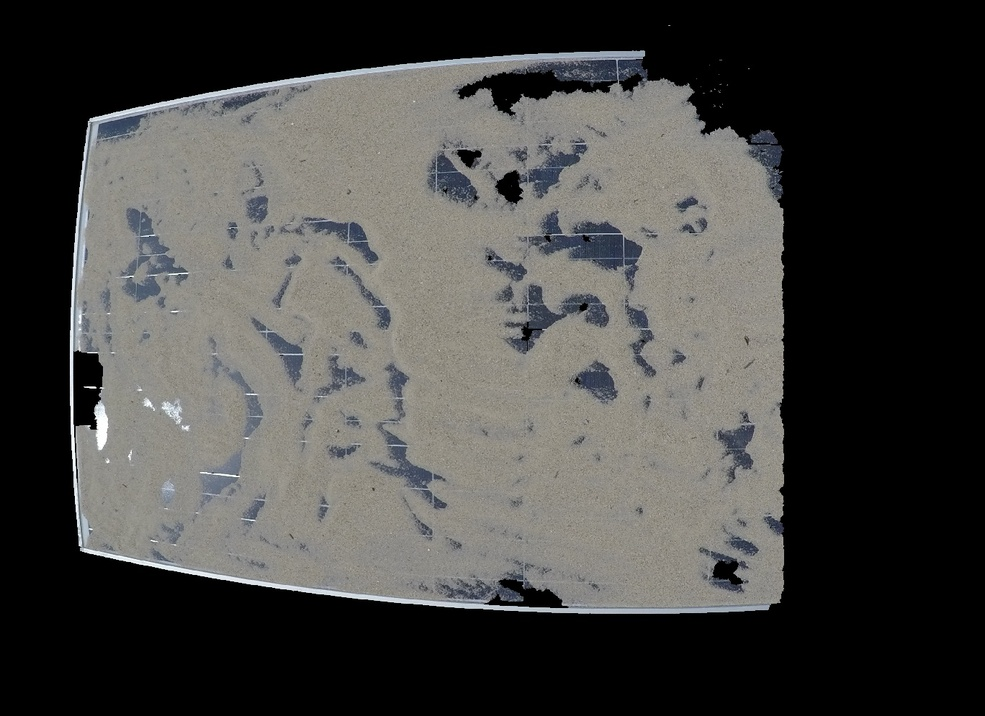
#> input picture src/Extraction/GOPR0785.JPG, 985 x 716 px, shrunk from 1368 x 995 before the run
$ jupyter execute 'Skew and kurtosis.ipynb'   (shell and % lines are left out)
#> lines starting #> are read from the running program, lines starting #| are printed output that depends on the picture; long printed decimals are rounded
* https://stackoverflow.com/questions/45483890/how-to-correctly-use-scipys-skew-and-kurtosis-functions
* https://dsp.stackexchange.com/questions/30435/what-do-skewness-and-kurtosis-represent

[cell 1]
import numpy as np
import pandas as pd
from scipy.stats import kurtosis
from scipy.stats import skew
from skimage import color
import matplotlib.pyplot as plt
from PIL import Image

[cell 2]
oimg = Image.open("GOPR0785.JPG")
#> oimg is the input picture: PIL image 985x716 RGB; mean R, G, B 70, 69.5, 67.3
oimg = np.array(oimg)
img = color.rgb2gray(oimg)
img = img * 255

[cell 3]
plt.imshow(oimg[:,:,0], cmap = plt.cm.Reds_r)
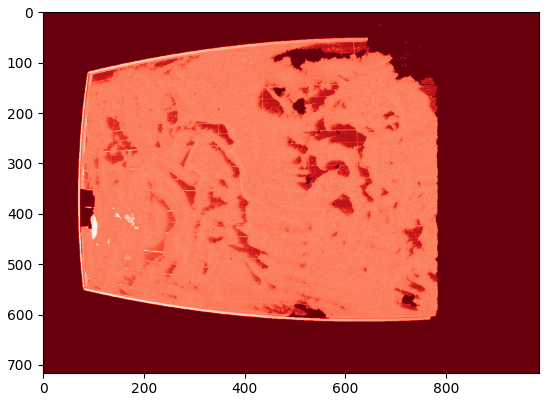
#> figure drawn by matplotlib, 1 panel

[cell 4]
img.shape
#> Out = (716, 985)

[cell 5]
data = img.flatten()
#index = np.argwhere(data==0)
#data = np.delete(data, index)

[cell 6]
plt.style.use('ggplot')

plt.hist(data, bins=60)
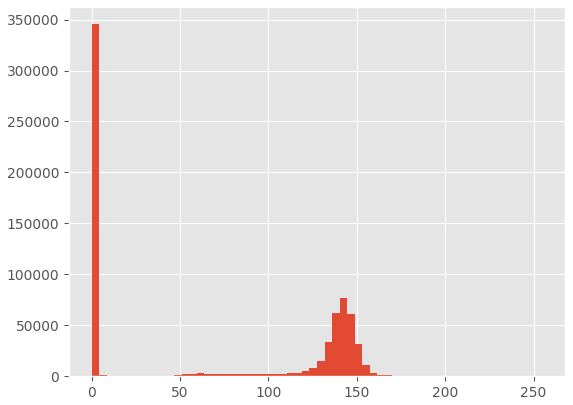
#> figure drawn by matplotlib, 1 panel; tallest bar 345494 high, from x = 0 to 4.25

[cell 7]
print("mean : ", np.mean(data))
#| mean :  69.409

[cell 8]
print("var  : ", np.var(data))
#| var  :  4950.332

[cell 9]
print("skew : ",skew(data))
#| skew :  0.119

[cell 10]
print("kurt : ",kurtosis(data))
#| kurt :  -1.810

$ run again, with src/Extraction/GOPR0789.JPG copied over src/Extraction/GOPR0785.JPG
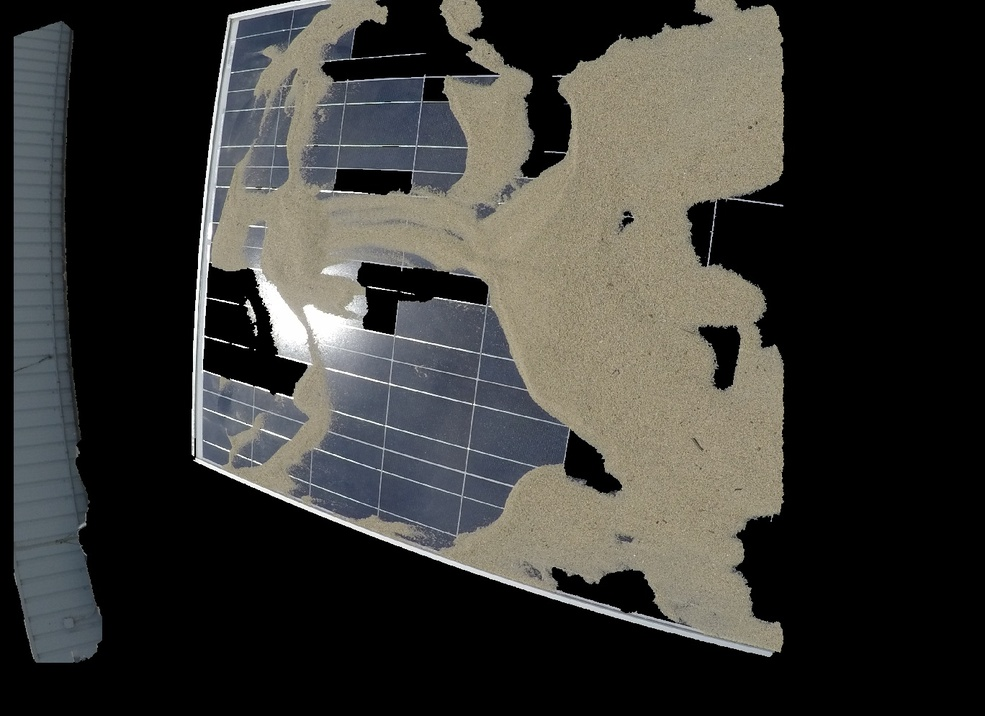
#> input picture src/Extraction/GOPR0789.JPG, 985 x 716 px, shrunk from 1368 x 995 before the run
#> oimg is the input picture: PIL image 985x716 RGB; mean R, G, B 57.7, 57, 53.3
#> `[cell 3] plt.imshow(oimg[:,:,0], cmap = plt.cm.Reds_r)`:
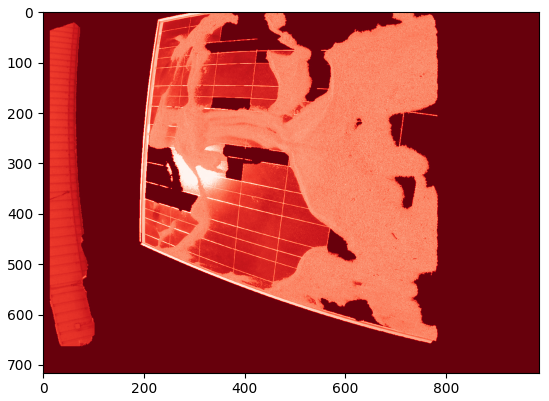
#> figure drawn by matplotlib, 1 panel
#> `[cell 6] plt.style.use('ggplot')  plt.hist(data, bins=60)`:
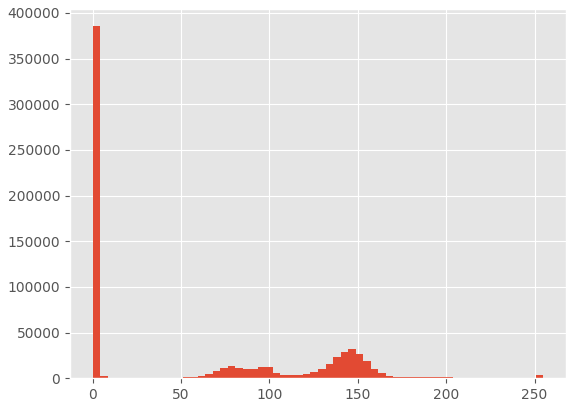
#> figure drawn by matplotlib, 1 panel; tallest bar 385439 high, from x = 0 to 4.25
#| mean :  56.860
#| var  :  4570.100
#| skew :  0.6053
#| kurt :  -1.117

$ run again, with src/Extraction/GOPR0961.JPG copied over src/Extraction/GOPR0785.JPG
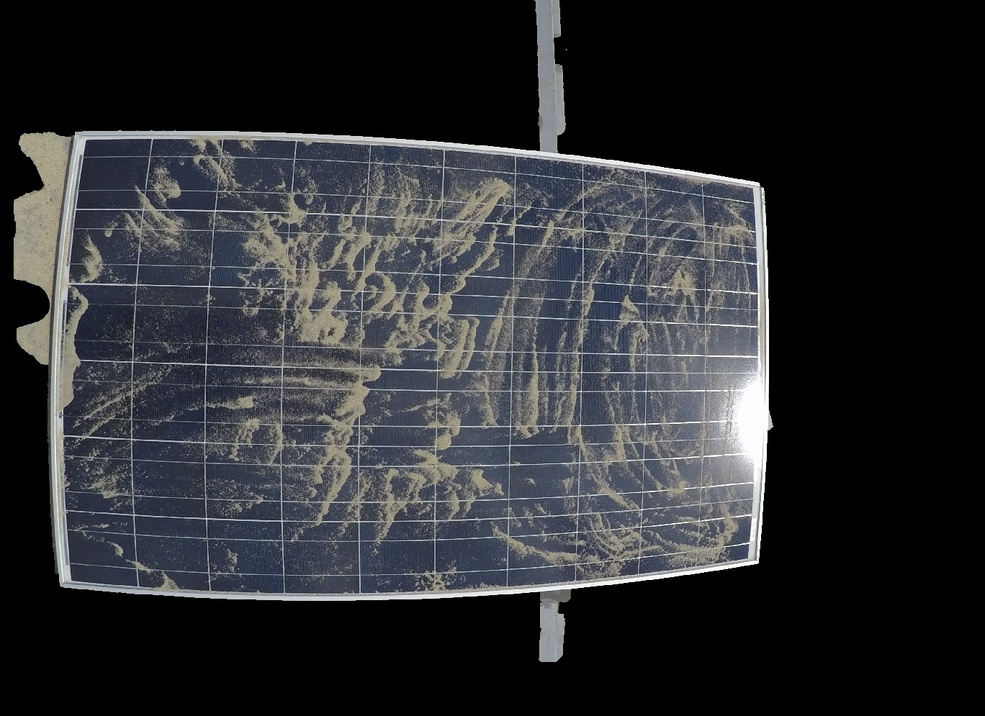
#> input picture src/Extraction/GOPR0961.JPG, 985 x 716 px, shrunk from 1368 x 995 before the run
#> oimg is the input picture: PIL image 985x716 RGB; mean R, G, B 44.1, 45.5, 48.7
#> `[cell 3] plt.imshow(oimg[:,:,0], cmap = plt.cm.Reds_r)`:
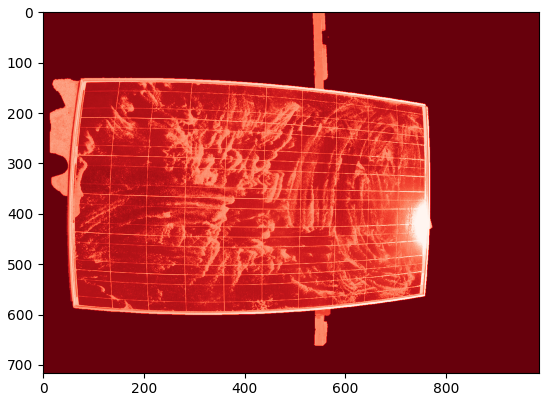
#> figure drawn by matplotlib, 1 panel
#> `[cell 6] plt.style.use('ggplot')  plt.hist(data, bins=60)`:
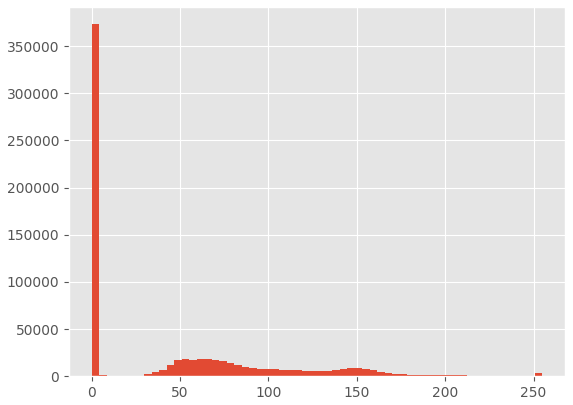
#> figure drawn by matplotlib, 1 panel; tallest bar 373291 high, from x = 0 to 4.25
#| mean :  45.434
#| var  :  3341.834
#| skew :  1.119
#| kurt :  0.4835
